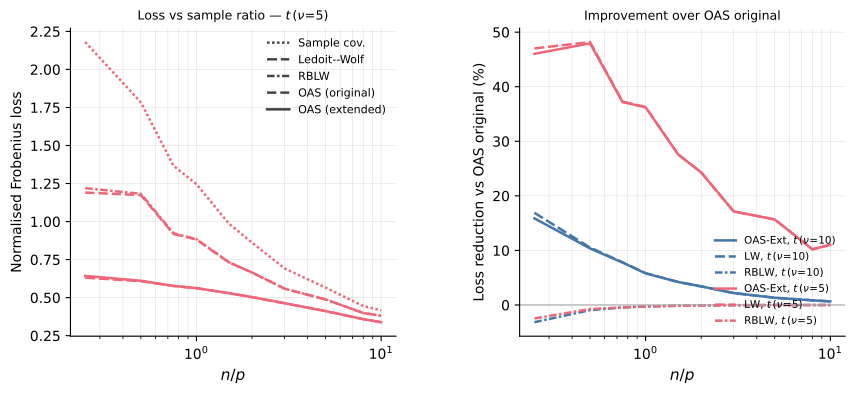

The Python source for this figure:
import numpy as np
import pandas as pd
import matplotlib
matplotlib.use('Agg')
import matplotlib.pyplot as plt
import matplotlib.lines as mlines
from sklearn.covariance import LedoitWolf


def sample_covariance(X):
    n = X.shape[0]
    return X.T @ X / n


def rblw(S, n, p):
    tr_S = np.trace(S)
    tr_S2 = np.trace(S @ S)
    tr2_S = tr_S ** 2

    numer = ((n - 2) / n) * tr_S2 + tr2_S
    denom = (n + 2) * (tr_S2 - tr2_S / p)

    rho = min(1.0, numer / denom) if denom > 0 else 1.0
    F = (tr_S / p) * np.eye(p)
    return (1 - rho) * S + rho * F


def oas_original(S, n, p):
    tr_S = np.trace(S)
    tr_S2 = np.trace(S @ S)
    tr2_S = tr_S ** 2

    M = (1 - 2/p) * tr_S2 + tr2_S
    denom = (n + 1 - 2/p) * (tr_S2 - tr2_S / p)

    rho = min(1.0, M / denom) if denom > 0 else 1.0
    F = (tr_S / p) * np.eye(p)
    return (1 - rho) * S + rho * F


def oas_extended(X, S, n, p):
    tr_S = np.trace(S)
    tr_S2 = np.trace(S @ S)
    tr2_S = tr_S ** 2

    alpha_hat = np.mean(np.sum(X ** 2, axis=1) ** 2) - tr2_S - 2 * tr_S2

    M = (1 - 2/p) * tr_S2 + tr2_S
    beta_hat = alpha_hat * (1 - 1/p) / M if M != 0 else 0.0
    phi_hat = (tr_S2 - tr2_S / p) / M if M != 0 else 0.0

    denom = (n + 1 - 2/p) * phi_hat
    rho = min(1.0, (1 + beta_hat) / denom) if denom > 0 else 1.0

    F = (tr_S / p) * np.eye(p)
    return (1 - rho) * S + rho * F


def ledoit_wolf(X):
    lw = LedoitWolf(assume_centered=True)
    lw.fit(X)
    return lw.covariance_


def normalized_frobenius_loss(Sigma_hat, Sigma):
    diff = Sigma_hat - Sigma
    return np.sqrt(np.trace(diff @ diff)) / np.sqrt(np.trace(Sigma @ Sigma))


def draw_samples(rng, n, p, L, dist, df):
    Z = rng.standard_normal((n, p))
    if dist == 'student_t':
        scale = np.sqrt((df - 2) / df)
        chi2 = rng.chisquare(df, size=n)
        Z = scale * Z / np.sqrt(chi2 / df)[:, None]
    return Z @ L.T


def run_simulation(p, n, Sigma, dist, df, n_trials=500, seed=0):
    rng = np.random.default_rng(seed)
    L = np.linalg.cholesky(Sigma)
    losses = {'Sample': [], 'LW': [], 'RBLW': [], 'OAS': [], 'OAS-Ext': []}

    for _ in range(n_trials):
        X = draw_samples(rng, n, p, L, dist, df)
        S = sample_covariance(X)
        losses['Sample'].append(normalized_frobenius_loss(S, Sigma))
        losses['LW'].append(normalized_frobenius_loss(ledoit_wolf(X), Sigma))
        losses['RBLW'].append(normalized_frobenius_loss(rblw(S, n, p), Sigma))
        losses['OAS'].append(normalized_frobenius_loss(oas_original(S, n, p), Sigma))
        losses['OAS-Ext'].append(normalized_frobenius_loss(oas_extended(X, S, n, p), Sigma))

    return {k: np.mean(v) for k, v in losses.items()}


def ar1_sigma(p, rho=0.5):
    idx = np.arange(p)
    return rho ** np.abs(idx[:, None] - idx[None, :])


def generate_figure(results_curve, fig_path='oas_simulation.pdf'):
    """Two-panel figure.
    Left:  loss curves for t(df=5) — all four estimators.
    Right: relative improvement over OAS original for OAS-Ext and LW,
           both non-Gaussian distributions.
    """
    C_GAUSSIAN = '#888888'
    C_T10      = '#4477AA'
    C_T5       = '#EE6677'

    LS_SAMPLE = (0, (1, 1))         # dotted
    LS_LW     = (0, (4, 1.5))      # long dash
    LS_RBLW   = (0, (3, 1, 1, 1))  # dash-dot
    LS_OAS    = '--'                # dashed
    LS_EXT    = '-'                 # solid

    LW_WIDTH = 1.8

    fig, (ax1, ax2) = plt.subplots(1, 2, figsize=(10, 4))
    fig.subplots_adjust(wspace=0.38)

    ratios = sorted(results_curve.keys())

    # --- Left panel: all estimators for t(df=5) only ---
    dist_key = 't (df=5)'
    s_vals    = [results_curve[r][dist_key]['Sample']  for r in ratios]
    lw_vals   = [results_curve[r][dist_key]['LW']      for r in ratios]
    rblw_vals = [results_curve[r][dist_key]['RBLW']    for r in ratios]
    oas_vals  = [results_curve[r][dist_key]['OAS']     for r in ratios]
    ext_vals  = [results_curve[r][dist_key]['OAS-Ext'] for r in ratios]

    ax1.plot(ratios, s_vals,    color=C_T5, lw=LW_WIDTH, ls=LS_SAMPLE)
    ax1.plot(ratios, lw_vals,   color=C_T5, lw=LW_WIDTH, ls=LS_LW)
    ax1.plot(ratios, rblw_vals, color=C_T5, lw=LW_WIDTH, ls=LS_RBLW)
    ax1.plot(ratios, oas_vals,  color=C_T5, lw=LW_WIDTH, ls=LS_OAS)
    ax1.plot(ratios, ext_vals,  color=C_T5, lw=LW_WIDTH, ls=LS_EXT)

    h_sample = mlines.Line2D([], [], color='#444444', lw=LW_WIDTH, ls=LS_SAMPLE, label='Sample cov.')
    h_lw     = mlines.Line2D([], [], color='#444444', lw=LW_WIDTH, ls=LS_LW,     label='Ledoit--Wolf')
    h_rblw   = mlines.Line2D([], [], color='#444444', lw=LW_WIDTH, ls=LS_RBLW,   label='RBLW')
    h_oas    = mlines.Line2D([], [], color='#444444', lw=LW_WIDTH, ls=LS_OAS,    label='OAS (original)')
    h_ext    = mlines.Line2D([], [], color='#444444', lw=LW_WIDTH, ls=LS_EXT,    label='OAS (extended)')
    ax1.legend(handles=[h_sample, h_lw, h_rblw, h_oas, h_ext], fontsize=8,
               frameon=False, loc='upper right')

    ax1.set_xlabel(r'$n/p$', fontsize=11)
    ax1.set_ylabel('Normalised Frobenius loss', fontsize=10)
    ax1.set_title(r'Loss vs sample ratio — $t\,(\nu\!=\!5)$', fontsize=9)
    ax1.set_xscale('log')
    ax1.grid(True, which='both', lw=0.4, color='#dddddd')
    ax1.spines[['top', 'right']].set_visible(False)

    # --- Right panel: % improvement over OAS, OAS-Ext and LW, both non-Gaussian dists ---
    for dist_key, color, dist_label in [
        ('t (df=10)', C_T10, r'$t\,(\nu\!=\!10)$'),
        ('t (df=5)',  C_T5,  r'$t\,(\nu\!=\!5)$'),
    ]:
        oas_v  = [results_curve[r][dist_key]['OAS']     for r in ratios]
        ext_v  = [results_curve[r][dist_key]['OAS-Ext'] for r in ratios]
        lw_v   = [results_curve[r][dist_key]['LW']      for r in ratios]
        rblw_v = [results_curve[r][dist_key]['RBLW']    for r in ratios]

        rel_ext  = [100 * (o - e) / o for o, e in zip(oas_v, ext_v)]
        rel_lw   = [100 * (o - l) / o for o, l in zip(oas_v, lw_v)]
        rel_rblw = [100 * (o - r) / o for o, r in zip(oas_v, rblw_v)]

        ax2.plot(ratios, rel_ext,  color=color, lw=LW_WIDTH, ls=LS_EXT,
                 label=f'OAS-Ext, {dist_label}')
        ax2.plot(ratios, rel_lw,   color=color, lw=LW_WIDTH, ls=LS_LW,
                 label=f'LW, {dist_label}')
        ax2.plot(ratios, rel_rblw, color=color, lw=LW_WIDTH, ls=LS_RBLW,
                 label=f'RBLW, {dist_label}')

    ax2.axhline(0, color='#aaaaaa', lw=0.8)
    ax2.set_xlabel(r'$n/p$', fontsize=11)
    ax2.set_ylabel('Loss reduction vs OAS original (%)', fontsize=10)
    ax2.set_title('Improvement over OAS original', fontsize=9)
    ax2.set_xscale('log')
    ax2.grid(True, which='both', lw=0.4, color='#dddddd')
    ax2.spines[['top', 'right']].set_visible(False)
    ax2.legend(fontsize=7.5, frameon=False, loc='lower right')

    fig.savefig(fig_path, bbox_inches='tight', dpi=150)
    print(f'Figure saved to {fig_path}')


if __name__ == '__main__':
    p = 120
    Sigma = ar1_sigma(p, rho=0.5)

    distributions = [
        ('gaussian',  None, 'Gaussian'),
        ('student_t', 10,   't (df=10)'),
        ('student_t', 5,    't (df=5)'),
    ]

    # Table: 4 key n/p values, 500 trials
    table_ratios = [0.25, 0.5, 1.0, 2.0, 5.0]
    rows = []
    for n_ratio in table_ratios:
        n = int(p * n_ratio)
        for dist, df, label in distributions:
            res = run_simulation(p, n, Sigma, dist, df, n_trials=500)
            rows.append({
                'n/p': n_ratio,
                'Distribution': label,
                'Sample Cov': f"{res['Sample']:.4f}",
                'LW': f"{res['LW']:.4f}",
                'RBLW': f"{res['RBLW']:.4f}",
                'OAS (original)': f"{res['OAS']:.4f}",
                'OAS (extended)': f"{res['OAS-Ext']:.4f}",
            })

    df_out = pd.DataFrame(rows)
    print(df_out.to_string(index=False))

    # Curves: more n/p values, 200 trials each
    curve_ratios = [0.25, 0.5, 0.75, 1.0, 1.5, 2.0, 3.0, 5.0, 8.0, 10.0]
    results_curve = {}
    for n_ratio in curve_ratios:
        n = int(p * n_ratio)
        results_curve[n_ratio] = {}
        for dist, df, label in distributions:
            results_curve[n_ratio][label] = run_simulation(
                p, n, Sigma, dist, df, n_trials=500)

    generate_figure(results_curve, fig_path='/home/ec2-user/claude_playzone/oas_simulation.pdf')
